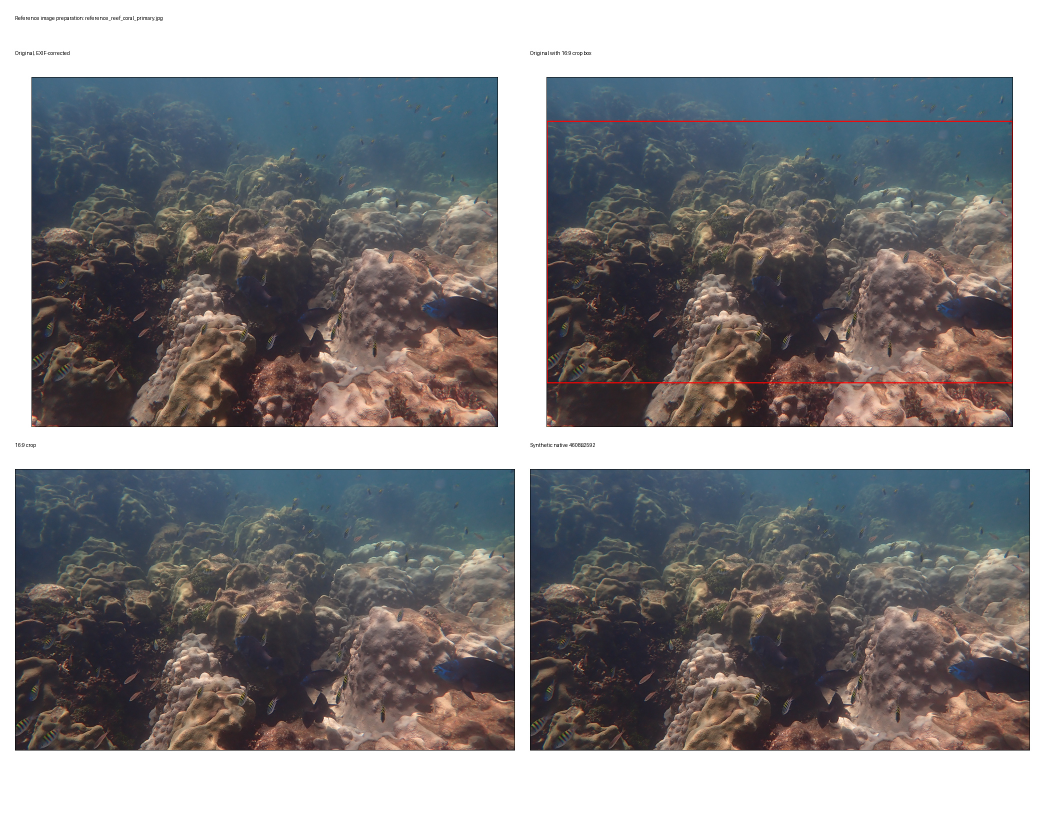
#> input picture reference_images/prepared_native_for_ab.jpg, 2090 x 1668 px (shown at 1/2 size)
$ python -i bm_temporal_fuse.py   (imports and definitions only)   (older library calls are emulated)
#> lines starting #> are read from the running program, lines starting #| are printed output that depends on the picture
#!/usr/bin/env python3
# filename: bm_temporal_fuse.py
# description: Sprint21 — cross-cycle temporal fusion of fixed-mount reef frames, built as an
#              attributable ladder so every claimed gain can be traced to one added term.
"""
Cross-cycle temporal fusion for fixed-mount underwater reef cameras.

WHAT PROBLEM THIS SOLVES
A bmcam sits on one reef and photographs the same scene 4-5x/day. Each transmitted frame
is a partial delivery (bmcam001 delivered 41-93% of each image over 2026-09-01..05, never
100%), so every frame is soft below a row that moves cycle to cycle, and each carries its
own fish, particles, caustics and lighting. Fusing them should give a cleaner, more
complete picture of the reef than any single frame -- and a per-pixel map of what holds
still, which is the only place later change detection can be trusted.

WHY A LADDER, NOT A METHOD
Naive stacking makes this scene WORSE (measured: plain mean/median roughly halves edge
detail, because most of the high-frequency energy that differs between frames is caustics,
particles and swaying soft coral, not noise). So this tool does not offer one blessed
method. It runs a ladder where each rung adds exactly ONE term over the previous rung, and
reports the same metrics for all of them. A gain that cannot be attributed to a rung is
not a gain.

    L0  median                      the dumb control
    L1  mean                        does averaging help at all?
    L2  + registration              sub-pixel alignment (skipped below --min-shift-px)
    L3  + reef normalisation        per-frame per-channel affine fit to the reference,
                                    solved on STATIC REEF pixels only -- NOT on the
                                    reference card (measured: card-anchored gain leaves
                                    coral tiles as variable as no normalisation at all,
                                    because the card lies on bright near-field sand while
                                    the wall is shaded and further away)
    L4  + delivery weighting        frame weight from usable prefix; row weight from the
                                    modelled progressive cut row
    L5  + transient rejection       robust agreement weighting against the reference
    L6  + multi-scale detail        fuse COARSE bands by agreement (kills noise, haze and
                                    lighting drift) but take FINE detail from whichever
                                    frames actually resolved it. Frames differ in
                                    effective resolution because they differ in delivered
                                    prefix, so a single-scale average of a 93%-delivered
                                    frame with a 41%-delivered one throws away the detail
                                    the good frame paid for. (the proposed method)

METRICS (all reported per rung, in cut_sheets/ladder.jpg and metrics.csv)
  edge_energy    mean Sobel magnitude at strong STATIC edges  -> detail retained
  flat_noise     Laplacian std in flat STATIC regions         -> noise removed
  blockiness     8-px grid gradient ratio                     -> JPEG grid visibility
  split_half     RMS between composites of odd- vs even-indexed frames, on static
                 coral ROIs -> REPRODUCIBILITY, the gate metric. Single-frame pairs are
                 reported alongside as the baseline to beat.

INPUTS
  --run-dir DIR      an intake run folder from tools/bm_reef_frame_intake.py
                     (uses frames/ + frames_manifest.json, incl. delivery records)
  --output-dir DIR   where this fusion run writes (default: <run-dir>/fusion)
  --group SPEC       all | day | hour  (default all)
  --reference NAME   capture timestamp substring; default = best delivered prefix,
                     tie-broken by sharpness

OUTPUTS
  composites/<group>_<rung>.jpg    8-bit sRGB composite, card intact, ready for
                                   tools/bm_grvi_correct.py (render ONCE, at the end)
  maps/stability_<group>.png       per-pixel temporal std, the "what holds still" map
  maps/coverage_<group>.png        effective frames contributing per pixel
  metrics.csv                      one row per (group, rung)
  cut_sheets/ladder_<group>.jpg    the rungs side by side, labelled
  run_manifest.json

EXAMPLE
  python3 tools/bm_temporal_fuse.py \
      --run-dir runs/sprint21_day0_20260905 \
      --output-dir runs/sprint21_day1_fusion --group day

ASSUMPTIONS / KNOWN LIMITATIONS
  - Inputs are backend DISPLAY DERIVATIVES (re-encoded baseline JPEG). Fusion happens in
    linearised sRGB, which is an approximation: the frames are ISP output with auto
    AE/AWB, not a calibrated linear space. Good enough to make frames comparable; NOT
    good enough to call the result colorimetric.
  - The progressive cut row is MODELLED from the delivered prefix, not read from the
    original byte stream (the derivatives no longer carry it). The model assumes the
    final luma refinement scan occupies the last ~32% of the file. Labelled as modelled
    everywhere it is used.
  - Registration is translation-only. Rotation is reported, not corrected.
  - This tool does NOT colour-correct. Render the chosen composite once with
    tools/bm_grvi_correct.py afterwards.
"""
from __future__ import annotations

import argparse
import csv
import json
import os
import subprocess
import sys
from collections import defaultdict
from datetime import datetime, timezone

import cv2
import numpy as np

# Fraction of a progressive JPEG occupied by the final luma refinement scan. Measured on
# this scene with the Pi's exact encoder call (Pillow progressive+optimize). Used only to
# MODEL which rows of a partial frame kept full precision.
FINAL_SCAN_FRAC = 0.32


# ----------------------------------------------------------------- basics --
def srgb_to_linear(x: np.ndarray) -> np.ndarray:
    x = x.astype(np.float32) / 255.0
    return np.where(x <= 0.04045, x / 12.92, ((x + 0.055) / 1.055) ** 2.4)


def linear_to_srgb(x: np.ndarray) -> np.ndarray:
    y = np.where(x <= 0.0031308, x * 12.92, 1.055 * np.clip(x, 0, None) ** (1 / 2.4) - 0.055)
    return np.clip(y * 255.0, 0, 255)


def gray_of(bgr: np.ndarray) -> np.ndarray:
    return cv2.cvtColor(np.clip(bgr, 0, 255).astype(np.uint8), cv2.COLOR_BGR2GRAY).astype(np.float32)


# [6 lines left out: function blockiness, not called in this run]


# ------------------------------------------------------------ frame model --
class Frame:
    # [145 lines left out: functions __init__, cut_row_frac, register, warped, static_mask, normalise_to_reference and 2 more, not called in this run]


RUNGS = ["L0_median", "L1_mean", "L2_register", "L3_normalise", "L4_delivery",
         "L5_transient", "L6_multiscale"]


# [18 lines left out: function build, not called in this run]


# ---------------------------------------------------------------- metrics --
def grad_mag(bgr) -> np.ndarray:
    g = gray_of(bgr)
    return np.hypot(cv2.Sobel(g, cv2.CV_32F, 1, 0), cv2.Sobel(g, cv2.CV_32F, 0, 1))


# [198 lines left out: functions selection_map, quality_metrics, split_half, ladder_sheet, main, not called in this run]


# [2 lines not run here, left out]

>>> import cv2
>>> picture = cv2.imread('../reference_images/prepared_native_for_ab.jpg')
#> picture is the input picture: shape (1668, 2090, 3); mean B, G, R 137.4, 135.5, 137.4
>>> result = grad_mag(picture)
#> in gray_of, `return cv2.cvtColor(np.clip(bgr, 0, 255).astype(np.uint8), cv2.COLOR_B..`:
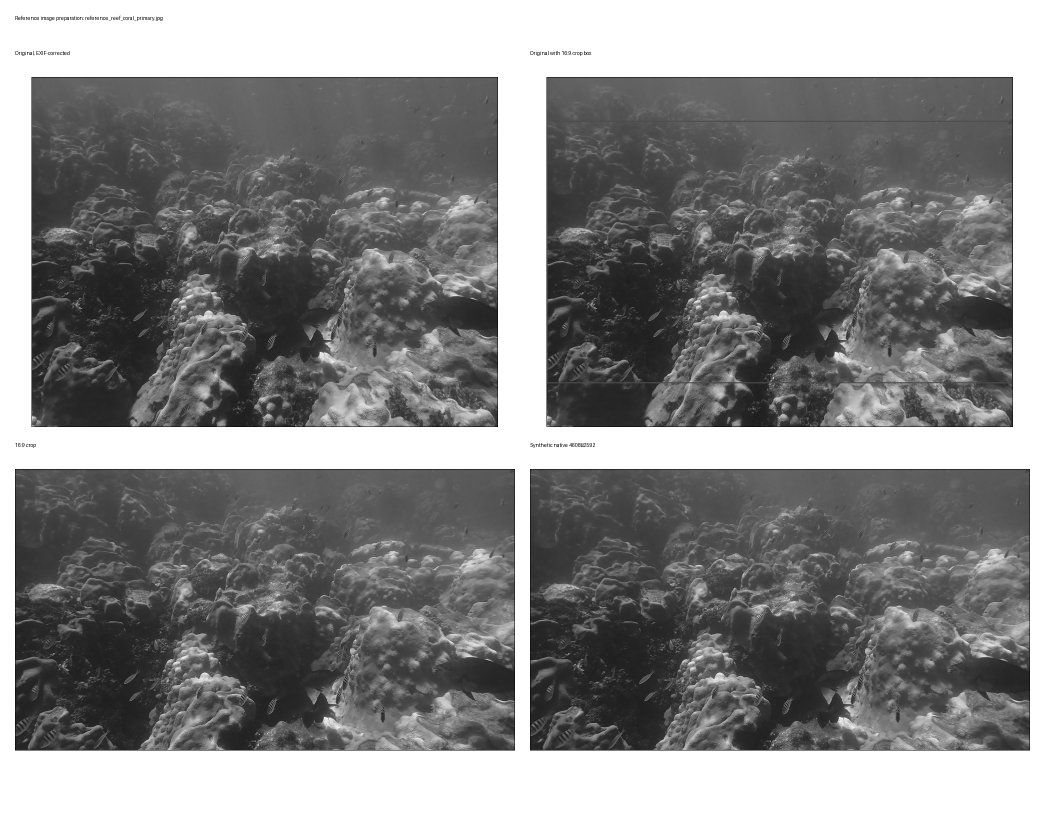
#> returned value: shape (1668, 2090) float32 (shown at 1/2 size); min 0, max 255, mean 136.3
#> in grad_mag, `return np.hypot(cv2.Sobel(g, cv2.CV_32F, 1, 0), cv2.Sobel(g, cv2.CV_32..`:
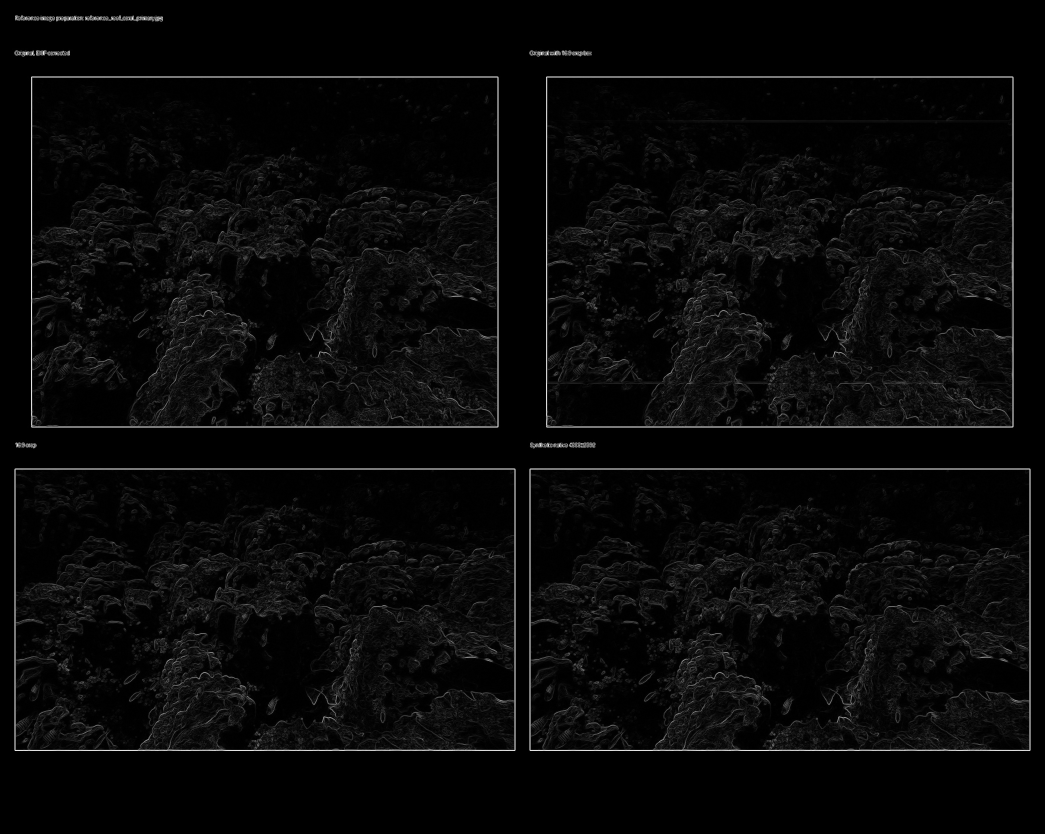
#> returned value: shape (1668, 2090) float32 (shown at 1/2 size); min 0, max 1050.1, mean 36.3; drawn with min black and max white
